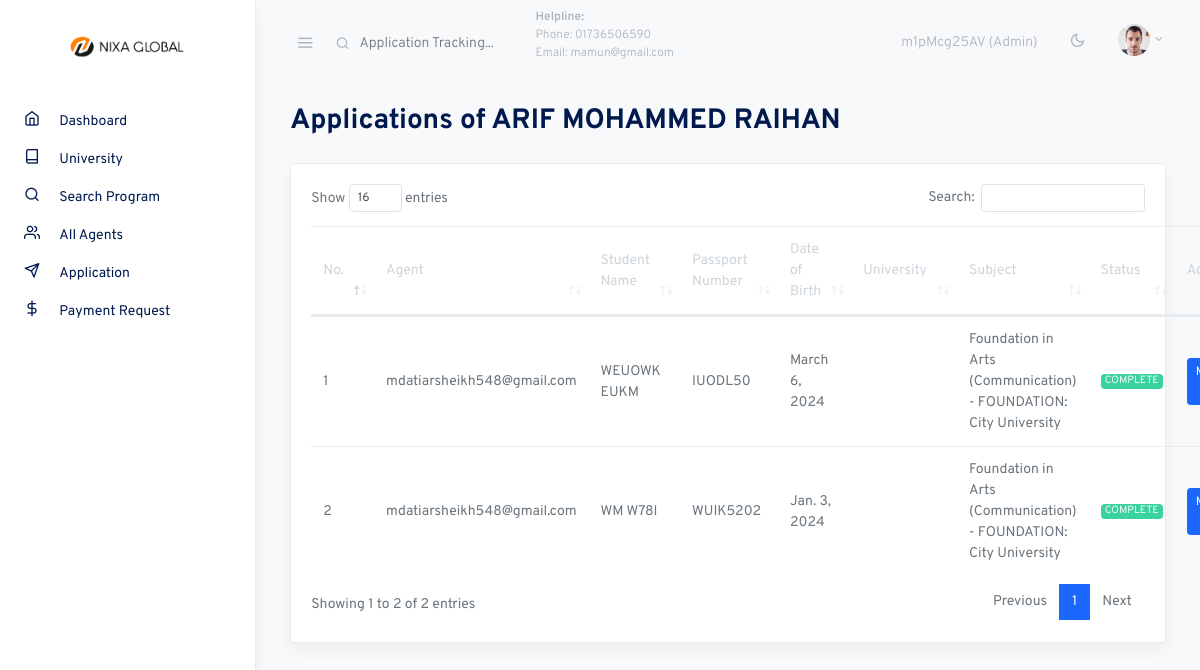
Screenshot of /agent_applications/17 (signed in) with the database file from the repository.
### account/models.py (models this page shows, shortened)
class CustomUser(AbstractUser):
    user_type = models.CharField(max_length=20, choices=UserType.choices, default=UserType.AGENT)
    account_type = models.CharField(max_length=20, choices=AccountType.choices, default=AccountType.INDIVIDUAL)
    email = models.EmailField(unique=True)
    phone_number = models.CharField(max_length=20)
    address = models.CharField(max_length=200)
    country = models.CharField(max_length=100)
    city = models.CharField(max_length=100)
    post_code = models.CharField(max_length=20)
    referral_code = models.CharField(max_length=20, unique=True, blank=True, null=True)
    referred_by = models.ForeignKey('self', on_delete=models.SET_NULL, null=True, blank=True)
    is_verified = models.BooleanField(default=False)
    email_verification_token = models.CharField(max_length=100, blank=True, null=True)
    email_verification_sent_at = models.DateTimeField(null=True, blank=True)
    identification_document = models.ForeignKey('IdentificationDocument', on_delete=models.SET_NULL, null=True, blank=True)
    avatar = models.ImageField(upload_to='avatars/', blank=True)
    company_name = models.CharField(max_length=200, null=True, blank=True)
    profession = models.CharField(max_length=100, null=True, blank=True)
    balance =models.DecimalField(max_digits=10, decimal_places=2, default=0.00)
    reffer_commission =models.DecimalField(max_digits=10, decimal_places=2, default=0.00)
    @property
    def is_admin(self):
        return self.user_type == UserType.ADMIN
    class Meta:
        verbose_name = "User"
        verbose_name_plural = "     Users"

### core/models.py (models this page shows, shortened)
class Applicant(models.Model):
    user = models.ForeignKey(User, on_delete=models.CASCADE)
    first_name = models.CharField(max_length=50)
    last_name = models.CharField(max_length=50)
    passport_number = models.CharField(max_length=20)
    intake = models.CharField(max_length=50, null=True, blank=True)
    dob = models.DateField()
    subject = models.ForeignKey(Subject, on_delete=models.SET_NULL, null=True)
    application_id = models.CharField(max_length=10, unique=True)
    STATUS_CHOICES = [
        ('PENDING', 'Pending'),
        ('PROCESSING', 'Processing'),
        ('COMPLETE', 'Complete'),
        ('REJECT', 'Reject'),
    ]
    status = models.CharField(max_length=10, choices=STATUS_CHOICES, default='PENDING')
    isPaymentClaim = models.BooleanField(default=False)
    class Meta:
        verbose_name = "Applicant"
        verbose_name_plural = "      Applicant"

class Subject(models.Model):
    PROGRAM_CHOICES = [
        ('FOUNDATION', 'Foundation'),
        ('DIPLOMA', 'Diploma'),
        ('BACHELOR', 'Bachelor'),
        ('MASTER', 'Master'),
        ('PHD', 'PhD'),
        ("RESEARCH_BASED", 'Research Based')
    ]
    name = models.CharField(max_length=255)
    program_type = models.CharField(max_length=50, choices=PROGRAM_CHOICES)
    university = models.ForeignKey(University, on_delete=models.CASCADE)
    pdf = models.FileField(upload_to='subject_pdfs/', validators=[FileExtensionValidator(['pdf'])], blank=True, null=True)
    class Meta:
        verbose_name = "Subject"
        verbose_name_plural = "  Subject"
    def __str__(self):
        return f"{self.name} - {self.program_type}: {self.university}"

class University(models.Model):
    name = models.CharField(max_length=255)
    class Meta:
        verbose_name = "University"
        verbose_name_plural = "      University"
    def __str__(self):
        return self.name

### core/views.py (the view)
# urls.py: path('agent_applications/<int:pk>', views.agent_applications, name="agent_applications"),
@login_required
@admin_required
def agent_applications(request, pk):
    user = User.objects.get(id=pk)
    applications = Applicant.objects.filter(user=user)
    return render(request, 'portal/agent_applications.html', {'applications':applications, 'user':user})

### templates/portal/agent_applications.html (shortened to what this page needs)
{% extends 'portal/assets/base.html' %}
{% block content %}
<div class="container-fluid">
    <div class="row justify-content-center">
      <div class="col-12">
        <h2 class="mb-2 page-title">Applications of {{user.first_name}} {{user.last_name}}</h2>
        <div class="row my-4">
          <div class="col-md-12">
            <div class="card shadow">
              <div class="card-body">
                <table class="table datatables" id="dataTable-1">
                  <thead>
                    <tr>
                      <th>No.</th>
                      <th>Agent</th>
                      <th>Student Name</th>
                      <th>Passport Number</th>
                      <th>Date of Birth</th>
                      <th>University</th>
                      <th>Subject</th>
                      <th>Status</th>
                      <th>Action</th>
                    </tr>
                  </thead>
                  <tbody>
                    {% for application in applications %}
                    <tr>
                      <td>{{forloop.counter}}</td>
                      <td>{{application.user}}</td>
                      <td>{{application.first_name}} {{application.last_name}}</td>
                      <td>{{application.passport_number}}</td>
                      <td>{{application.dob}}</td>
                      <td>{{application.university}}</td>
                      <td>{{application.subject}}</td>
                      <td>
                        {% if application.status == 'PENDING' %}
                            <span class="badge badge-warning text-light">{{ application.status }}</span>
                        {% elif application.status == 'PROCESSING' %}
                            <span class="badge badge-primary text-light">{{ application.status }}</span>
                        {% elif application.status == 'COMPLETE' %}
                            <span class="badge badge-success text-light">{{ application.status }}</span>
                        {% elif application.status == 'REJECT' %}
                            <span class="badge badge-danger text-light">{{ application.status }}</span>
                        {% endif %}
                      </td>
                      <td>
                        <a href="{% url 'core:admin_manage_status' application.id %}">
                            <button class="btn btn-primary btn-sm">Manage Status</button>
                        </a>
                      </td>
                    </tr>
                    {% endfor %}
                  </tbody>
                </table>
              </div>
            </div>
          </div>
        </div>
      </div>
    </div>
  </div>
{% endblock %}

### templates/portal/assets/navbar.html (shortened to what this page needs)
{% load static %}
<nav class="topnav navbar navbar-light">
    <button type="button" class="navbar-toggler text-muted mt-2 p-0 mr-3 collapseSidebar">
      <i class="fe fe-menu navbar-toggler-icon"></i>
    </button>
    <form class="form-inline mr-auto searchform text-muted" method="POST" action="{% url 'core:search_application' %}">
      <input class="form-control mr-sm-2 bg-transparent border-0 pl-4 text-muted" name="search_application" type="search" placeholder="Application Tracking..." aria-label="Search">
      <div style="font-size: 12px;">
        <p><span class="font-weight-bold">Helpline:</span> <br> <span>Phone: 01736506590</span> <br> <span>Email: mamun@gmail.com</span></p>
      </div>
    </form>
    <ul class="nav">
      <li class="nav-item nav-notif">
        <a class="nav-link text-muted my-2">
          {{request.user.referral_code}} ({{request.user.user_type}})
        </a>
      </li>
      <li class="nav-item">
        <a class="nav-link text-muted my-2" href="#" id="modeSwitcher" data-mode="light">
          <i class="fe fe-sun fe-16"></i>
        </a>
      </li>
      <li class="nav-item dropdown">
        <a class="nav-link dropdown-toggle text-muted pr-0" href="#" id="navbarDropdownMenuLink" role="button" data-toggle="dropdown" aria-haspopup="true" aria-expanded="false">
          <span class="avatar avatar-sm mt-2">
            {% if user.avatar %}
                <img src="{{ user.avatar.url }}" alt="..." class="avatar-img rounded-circle">
            {% else %}
                <img src="{% static 'assets/portal/./assets/avatars/face-1.jpg' %}" alt="..." class="avatar-img rounded-circle">
            {% endif %}
          </span>
        </a>
      </li>
    </ul>
  </nav>

### static/assets/portal/css/feather.css (style rules this page uses)
.fe { font-family: "feather" !important; speak: none; font-style: normal; font-weight: normal; font-variant: normal; text-transform: none; line-height: 1; -webkit-font-smoothing: antialiased; -moz-osx-font-smoothing: grayscale; }
.fe-16 { font-size: 16px; }
.fe-menu:before { content: ""; }
.fe-sun:before { content: ""; }

### rows the page displays
CustomUser: user.referral_code "m1pMcg25AV", user.user_type "Admin"
CustomUser: first_name "ARIF MOHAMMED", last_name "RAIHAN"
Applicant: user "mdatiarsheikh548@gmail.com", first_name "WEUOWK", last_name "EUKM", passport_number "IUODL50", dob "March 6, 2024", subject "Foundation in Arts (Communication) - FOUNDATION: City University", status "COMPLETE"
Applicant: user "mdatiarsheikh548@gmail.com", first_name "WM", last_name "W78I", passport_number "WUIK5202", dob "Jan. 3, 2024", subject "Foundation in Arts (Communication) - FOUNDATION: City University", status "COMPLETE"
